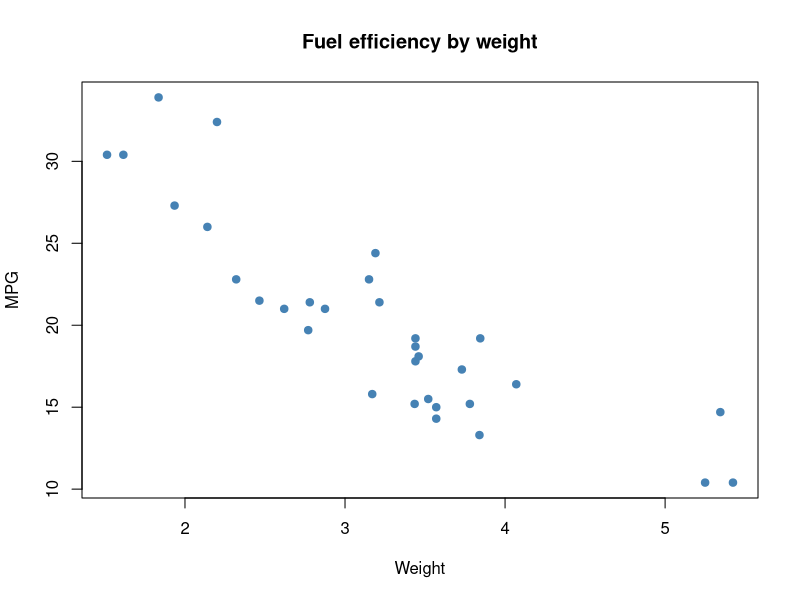

This figure's R source:
## ---- chunk 1
fit <- lm(mpg ~ wt + hp, data = mtcars)
summary(fit)$coefficients
## ---- chunk 2
#| fig-width: 6
#| fig-height: 4
plot(mtcars$wt, mtcars$mpg,
     xlab = "Weight", ylab = "MPG",
     main = "Fuel efficiency by weight",
     pch = 19, col = "steelblue")
## ---- chunk 3
#| warning: false
log(-1)
